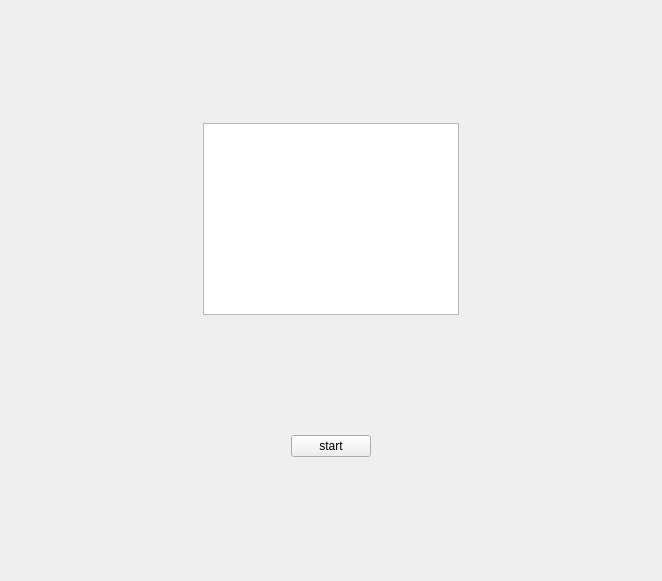
<?xml version="1.0" encoding="UTF-8"?>
<ui version="4.0">
 <class>MainWindow</class>
 <widget class="QMainWindow" name="MainWindow">
  <property name="geometry">
   <rect>
    <x>0</x>
    <y>0</y>
    <width>662</width>
    <height>581</height>
   </rect>
  </property>
  <property name="sizePolicy">
   <sizepolicy hsizetype="Fixed" vsizetype="Fixed">
    <horstretch>0</horstretch>
    <verstretch>0</verstretch>
   </sizepolicy>
  </property>
  <property name="windowTitle">
   <string>MainWindow</string>
  </property>
  <widget class="QWidget" name="centralwidget">
   <layout class="QGridLayout" name="gridLayout">
    <item row="1" column="1">
     <widget class="QGraphicsView" name="UltimateTicTacToeLogo">
      <property name="sizePolicy">
       <sizepolicy hsizetype="Fixed" vsizetype="Fixed">
        <horstretch>1</horstretch>
        <verstretch>0</verstretch>
       </sizepolicy>
      </property>
     </widget>
    </item>
    <item row="2" column="1" alignment="Qt::AlignHCenter">
     <widget class="QPushButton" name="btn_start">
      <property name="sizePolicy">
       <sizepolicy hsizetype="Fixed" vsizetype="Fixed">
        <horstretch>0</horstretch>
        <verstretch>0</verstretch>
       </sizepolicy>
      </property>
      <property name="text">
       <string>start</string>
      </property>
     </widget>
    </item>
   </layout>
  </widget>
 </widget>
 <resources/>
 <connections/>
</ui>
